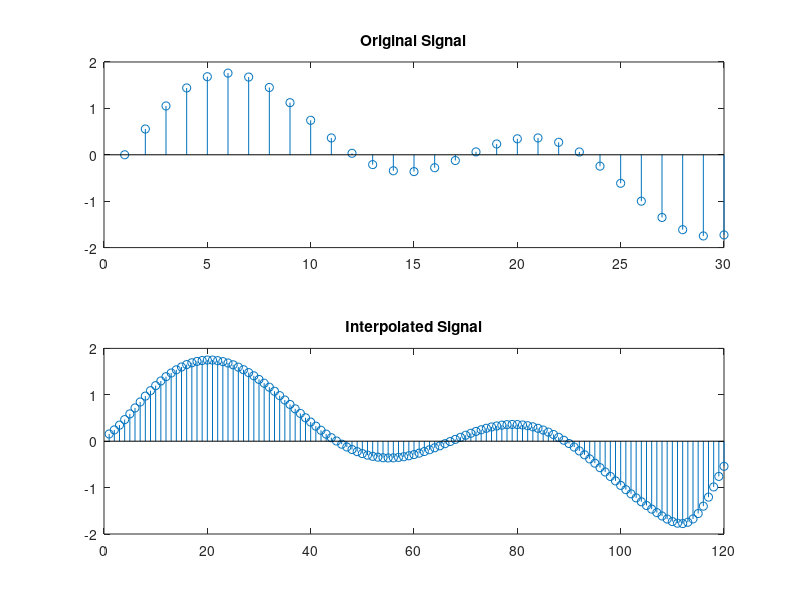

This figure's MATLAB source:

    t = 0:0.001:.029;                       % Time vector
    x = sin(2*pi*30*t) + sin(2*pi*60*t);    % Original Signal
    y = interp(x,4);                        % Interpolated Signal
    subplot(211);
    stem(x);
    title('Original Signal');
    subplot(212);
    stem(y); 
    title('Interpolated Signal');